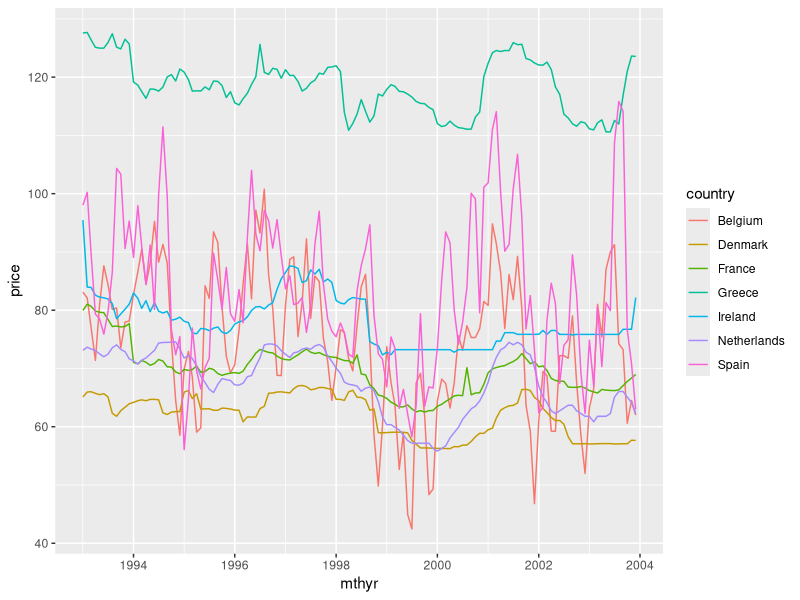
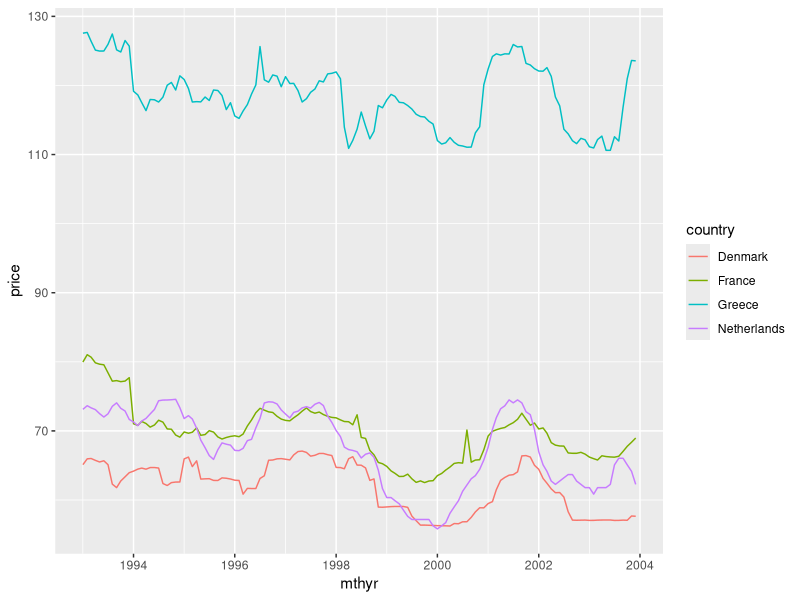
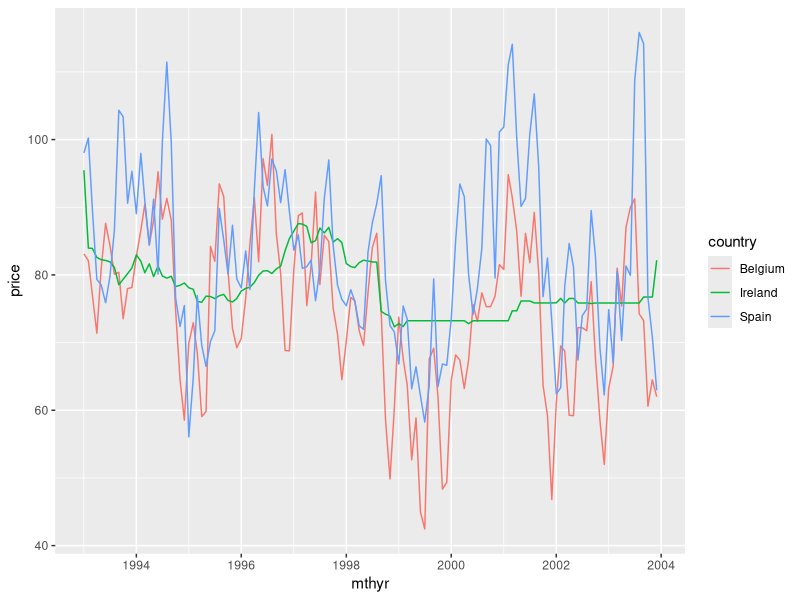
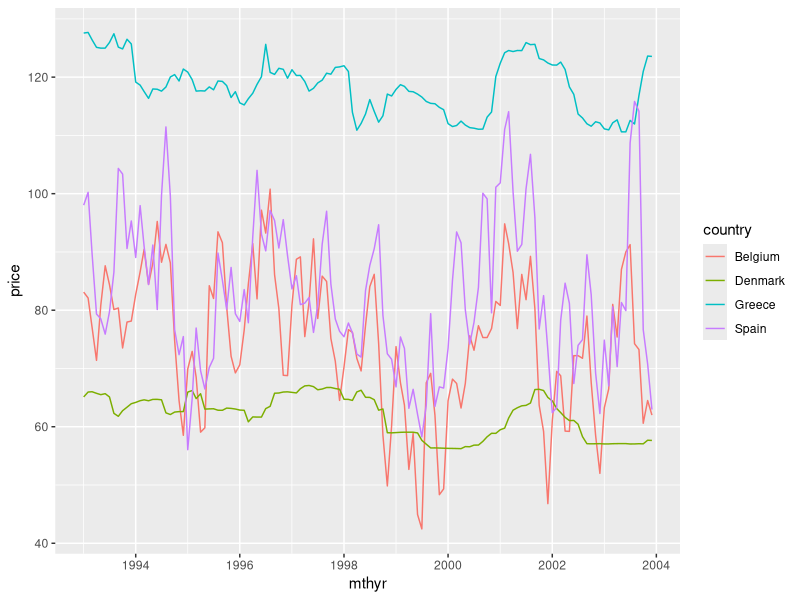
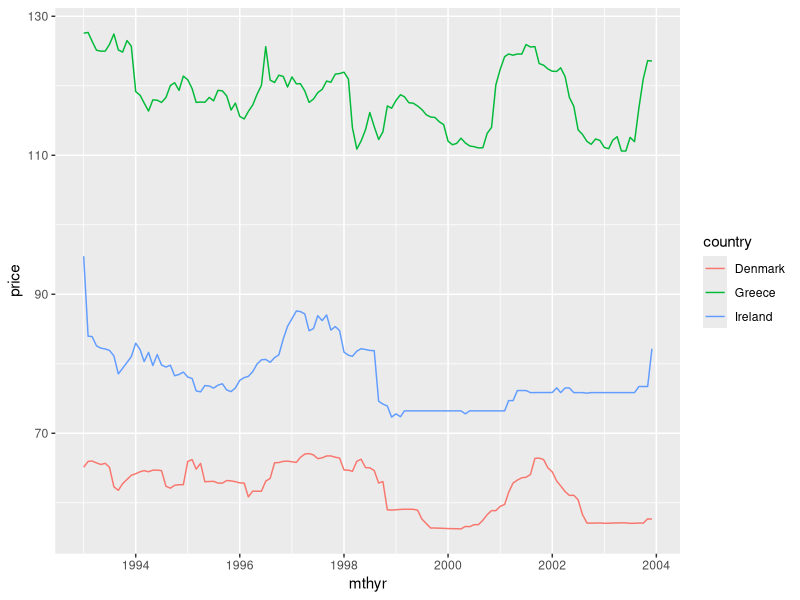

These figures' R source, in order:
## ---- chunk 1
library(lubridate)
library(zoo)
library(dplyr)
library(ggplot2)
data <- read.csv("graphing2.csv", header = TRUE)
data$mthyr <- as.yearmon(data$mthyr, "%Y-%m")
data$mthyr <- as.Date(data$mthyr)
## ---- chunk 2
data <- filter(data, !(country == "Italy"))
qplot(data = data, x = mthyr, y = price, geom = "line", col = country)
## ---- chunk 3
nonstat <- filter(data, country == "France" | country == "Denmark" | country == "Greece" | country == "Netherlands")
qplot(data = nonstat, x = mthyr, y = price, geom = "line", col = country)
## ---- chunk 4
stat <- filter(data, country == "Belgium" | country == "Spain" | country == "Ireland")
qplot(data = stat, x = mthyr, y = price, geom = "line", col = country)
## ---- chunk 5
stat.band <- filter(data, country == "Belgium" | country == "Spain" | country == "Denmark" | country == "Greece")
qplot(data = stat.band, x = mthyr, y = price, geom = "line", col = country)
## ---- chunk 6
stat.band2 <- filter(data, country == "Ireland" | country == "Denmark" | country == "Greece")
qplot(data = stat.band2, x = mthyr, y = price, geom = "line", col = country)
